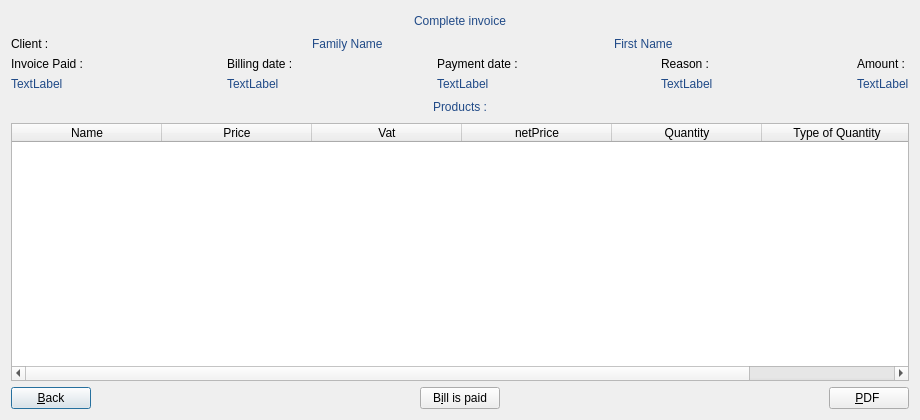
<?xml version="1.0" encoding="UTF-8"?>
<ui version="4.0">
 <class>DialogInvoiceComplete</class>
 <widget class="QDialog" name="DialogInvoiceComplete">
  <property name="geometry">
   <rect>
    <x>0</x>
    <y>0</y>
    <width>920</width>
    <height>420</height>
   </rect>
  </property>
  <property name="minimumSize">
   <size>
    <width>770</width>
    <height>420</height>
   </size>
  </property>
  <property name="windowTitle">
   <string>Dialog</string>
  </property>
  <property name="styleSheet">
   <string notr="true"/>
  </property>
  <layout class="QGridLayout" name="gridLayout_3">
   <item row="0" column="0">
    <layout class="QHBoxLayout" name="horizontalLayout">
     <item>
      <spacer name="horizontalSpacer">
       <property name="orientation">
        <enum>Qt::Horizontal</enum>
       </property>
       <property name="sizeHint" stdset="0">
        <size>
         <width>40</width>
         <height>20</height>
        </size>
       </property>
      </spacer>
     </item>
     <item>
      <widget class="QLabel" name="label">
       <property name="styleSheet">
        <string notr="true">font: 75 15pt &quot;URW Palladio L&quot;;
color: rgb(32, 74, 135);</string>
       </property>
       <property name="text">
        <string>Complete invoice</string>
       </property>
      </widget>
     </item>
     <item>
      <spacer name="horizontalSpacer_2">
       <property name="orientation">
        <enum>Qt::Horizontal</enum>
       </property>
       <property name="sizeHint" stdset="0">
        <size>
         <width>40</width>
         <height>20</height>
        </size>
       </property>
      </spacer>
     </item>
    </layout>
   </item>
   <item row="1" column="0">
    <layout class="QHBoxLayout" name="horizontalLayout_3">
     <item>
      <widget class="QLabel" name="labelClient">
       <property name="styleSheet">
        <string notr="true">font: 75 14pt &quot;URW Palladio L&quot;;</string>
       </property>
       <property name="text">
        <string>Client : </string>
       </property>
      </widget>
     </item>
     <item>
      <widget class="QLabel" name="labelClientName">
       <property name="styleSheet">
        <string notr="true">font: 75 13pt &quot;URW Palladio L&quot;;
color: rgb(32, 74, 135);</string>
       </property>
       <property name="text">
        <string>Family Name</string>
       </property>
      </widget>
     </item>
     <item>
      <widget class="QLabel" name="labelFirstName">
       <property name="styleSheet">
        <string notr="true">font: 75 13pt &quot;URW Palladio L&quot;;
color: rgb(32, 74, 135);</string>
       </property>
       <property name="text">
        <string>First Name</string>
       </property>
      </widget>
     </item>
    </layout>
   </item>
   <item row="2" column="0">
    <layout class="QGridLayout" name="gridLayout_2">
     <item row="0" column="2">
      <layout class="QVBoxLayout" name="verticalLayout_2">
       <item>
        <widget class="QLabel" name="labelB">
         <property name="styleSheet">
          <string notr="true">font: 75 14pt &quot;URW Palladio L&quot;;</string>
         </property>
         <property name="text">
          <string>Billing date :</string>
         </property>
        </widget>
       </item>
       <item>
        <widget class="QLabel" name="labelBillingDate">
         <property name="styleSheet">
          <string notr="true">font: 75 13pt &quot;URW Palladio L&quot;;
color: rgb(32, 74, 135);</string>
         </property>
         <property name="text">
          <string>TextLabel</string>
         </property>
        </widget>
       </item>
      </layout>
     </item>
     <item row="0" column="4">
      <layout class="QVBoxLayout" name="verticalLayout_3">
       <item>
        <widget class="QLabel" name="labelP">
         <property name="styleSheet">
          <string notr="true">font: 75 14pt &quot;URW Palladio L&quot;;</string>
         </property>
         <property name="text">
          <string>Payment date :</string>
         </property>
        </widget>
       </item>
       <item>
        <widget class="QLabel" name="labelPaymentDate">
         <property name="styleSheet">
          <string notr="true">font: 75 13pt &quot;URW Palladio L&quot;;
color: rgb(32, 74, 135);</string>
         </property>
         <property name="text">
          <string>TextLabel</string>
         </property>
        </widget>
       </item>
      </layout>
     </item>
     <item row="0" column="5">
      <spacer name="horizontalSpacer_6">
       <property name="orientation">
        <enum>Qt::Horizontal</enum>
       </property>
       <property name="sizeHint" stdset="0">
        <size>
         <width>20</width>
         <height>20</height>
        </size>
       </property>
      </spacer>
     </item>
     <item row="0" column="1">
      <spacer name="horizontalSpacer_8">
       <property name="orientation">
        <enum>Qt::Horizontal</enum>
       </property>
       <property name="sizeHint" stdset="0">
        <size>
         <width>20</width>
         <height>20</height>
        </size>
       </property>
      </spacer>
     </item>
     <item row="0" column="3">
      <spacer name="horizontalSpacer_7">
       <property name="orientation">
        <enum>Qt::Horizontal</enum>
       </property>
       <property name="sizeHint" stdset="0">
        <size>
         <width>20</width>
         <height>20</height>
        </size>
       </property>
      </spacer>
     </item>
     <item row="0" column="7">
      <spacer name="horizontalSpacer_5">
       <property name="orientation">
        <enum>Qt::Horizontal</enum>
       </property>
       <property name="sizeHint" stdset="0">
        <size>
         <width>20</width>
         <height>20</height>
        </size>
       </property>
      </spacer>
     </item>
     <item row="0" column="0">
      <layout class="QVBoxLayout" name="verticalLayout">
       <item>
        <widget class="QLabel" name="labelI">
         <property name="styleSheet">
          <string notr="true">font: 75 14pt &quot;URW Palladio L&quot;;</string>
         </property>
         <property name="text">
          <string>Invoice Paid :</string>
         </property>
        </widget>
       </item>
       <item>
        <widget class="QLabel" name="labelInvoicePaid">
         <property name="styleSheet">
          <string notr="true">font: 75 13pt &quot;URW Palladio L&quot;;
color: rgb(32, 74, 135);</string>
         </property>
         <property name="text">
          <string>TextLabel</string>
         </property>
        </widget>
       </item>
      </layout>
     </item>
     <item row="0" column="6">
      <layout class="QVBoxLayout" name="verticalLayout_4">
       <item>
        <widget class="QLabel" name="labelR">
         <property name="styleSheet">
          <string notr="true">font: 75 14pt &quot;URW Palladio L&quot;;</string>
         </property>
         <property name="text">
          <string>Reason :</string>
         </property>
        </widget>
       </item>
       <item>
        <widget class="QLabel" name="labelReason">
         <property name="styleSheet">
          <string notr="true">font: 75 13pt &quot;URW Palladio L&quot;;
color: rgb(32, 74, 135);</string>
         </property>
         <property name="text">
          <string>TextLabel</string>
         </property>
        </widget>
       </item>
      </layout>
     </item>
     <item row="0" column="8">
      <layout class="QVBoxLayout" name="verticalLayout_5">
       <item>
        <widget class="QLabel" name="labelA">
         <property name="styleSheet">
          <string notr="true">font: 75 14pt &quot;URW Palladio L&quot;;</string>
         </property>
         <property name="text">
          <string>Amount :</string>
         </property>
        </widget>
       </item>
       <item>
        <widget class="QLabel" name="labelAmount">
         <property name="styleSheet">
          <string notr="true">font: 75 13pt &quot;URW Palladio L&quot;;
color: rgb(32, 74, 135);</string>
         </property>
         <property name="text">
          <string>TextLabel</string>
         </property>
        </widget>
       </item>
      </layout>
     </item>
    </layout>
   </item>
   <item row="3" column="0">
    <layout class="QHBoxLayout" name="horizontalLayout_2">
     <item>
      <spacer name="horizontalSpacer_3">
       <property name="orientation">
        <enum>Qt::Horizontal</enum>
       </property>
       <property name="sizeHint" stdset="0">
        <size>
         <width>40</width>
         <height>20</height>
        </size>
       </property>
      </spacer>
     </item>
     <item>
      <widget class="QLabel" name="labelProduct">
       <property name="styleSheet">
        <string notr="true">font: 75 15pt &quot;URW Palladio L&quot;;
color: rgb(32, 74, 135);</string>
       </property>
       <property name="text">
        <string>Products :</string>
       </property>
      </widget>
     </item>
     <item>
      <spacer name="horizontalSpacer_4">
       <property name="orientation">
        <enum>Qt::Horizontal</enum>
       </property>
       <property name="sizeHint" stdset="0">
        <size>
         <width>40</width>
         <height>20</height>
        </size>
       </property>
      </spacer>
     </item>
    </layout>
   </item>
   <item row="4" column="0">
    <widget class="QTableWidget" name="tableWidgetProduct">
     <property name="minimumSize">
      <size>
       <width>0</width>
       <height>200</height>
      </size>
     </property>
     <property name="styleSheet">
      <string notr="true">font: 75 13pt &quot;URW Palladio L&quot;;</string>
     </property>
     <property name="verticalScrollBarPolicy">
      <enum>Qt::ScrollBarAlwaysOff</enum>
     </property>
     <property name="horizontalScrollBarPolicy">
      <enum>Qt::ScrollBarAsNeeded</enum>
     </property>
     <property name="sizeAdjustPolicy">
      <enum>QAbstractScrollArea::AdjustToContents</enum>
     </property>
     <property name="editTriggers">
      <set>QAbstractItemView::NoEditTriggers</set>
     </property>
     <attribute name="horizontalHeaderDefaultSectionSize">
      <number>150</number>
     </attribute>
     <column>
      <property name="text">
       <string>Name</string>
      </property>
     </column>
     <column>
      <property name="text">
       <string>Price</string>
      </property>
     </column>
     <column>
      <property name="text">
       <string>Vat</string>
      </property>
     </column>
     <column>
      <property name="text">
       <string>netPrice</string>
      </property>
     </column>
     <column>
      <property name="text">
       <string>Quantity</string>
      </property>
     </column>
     <column>
      <property name="text">
       <string>Type of Quantity</string>
      </property>
     </column>
    </widget>
   </item>
   <item row="5" column="0">
    <layout class="QGridLayout" name="gridLayout">
     <item row="0" column="0">
      <widget class="QPushButton" name="pushButtonBack">
       <property name="text">
        <string>&amp;Back</string>
       </property>
       <property name="icon">
        <iconset resource="icon.qrc">
         <normaloff>:/icon/image/undo24.png</normaloff>:/icon/image/undo24.png</iconset>
       </property>
       <property name="iconSize">
        <size>
         <width>24</width>
         <height>24</height>
        </size>
       </property>
      </widget>
     </item>
     <item row="0" column="1">
      <spacer name="horizontalSpacer_9">
       <property name="orientation">
        <enum>Qt::Horizontal</enum>
       </property>
       <property name="sizeHint" stdset="0">
        <size>
         <width>40</width>
         <height>20</height>
        </size>
       </property>
      </spacer>
     </item>
     <item row="0" column="2">
      <widget class="QPushButton" name="pushButtonBillIsPaid">
       <property name="text">
        <string>B&amp;ill is paid</string>
       </property>
       <property name="icon">
        <iconset resource="icon.qrc">
         <normaloff>:/icon/image/check24.png</normaloff>:/icon/image/check24.png</iconset>
       </property>
       <property name="iconSize">
        <size>
         <width>24</width>
         <height>24</height>
        </size>
       </property>
      </widget>
     </item>
     <item row="0" column="3">
      <spacer name="horizontalSpacer_11">
       <property name="orientation">
        <enum>Qt::Horizontal</enum>
       </property>
       <property name="sizeHint" stdset="0">
        <size>
         <width>40</width>
         <height>20</height>
        </size>
       </property>
      </spacer>
     </item>
     <item row="0" column="4">
      <widget class="QPushButton" name="pushButtonPDFInvoice">
       <property name="styleSheet">
        <string notr="true">font: 75 13pt &quot;URW Palladio L&quot;;</string>
       </property>
       <property name="text">
        <string>&amp;PDF </string>
       </property>
       <property name="icon">
        <iconset resource="icon.qrc">
         <normaloff>:/icon/image/pdf.png</normaloff>:/icon/image/pdf.png</iconset>
       </property>
       <property name="iconSize">
        <size>
         <width>24</width>
         <height>24</height>
        </size>
       </property>
      </widget>
     </item>
    </layout>
   </item>
  </layout>
 </widget>
 <resources>
  <include location="icon.qrc"/>
 </resources>
 <connections/>
</ui>
